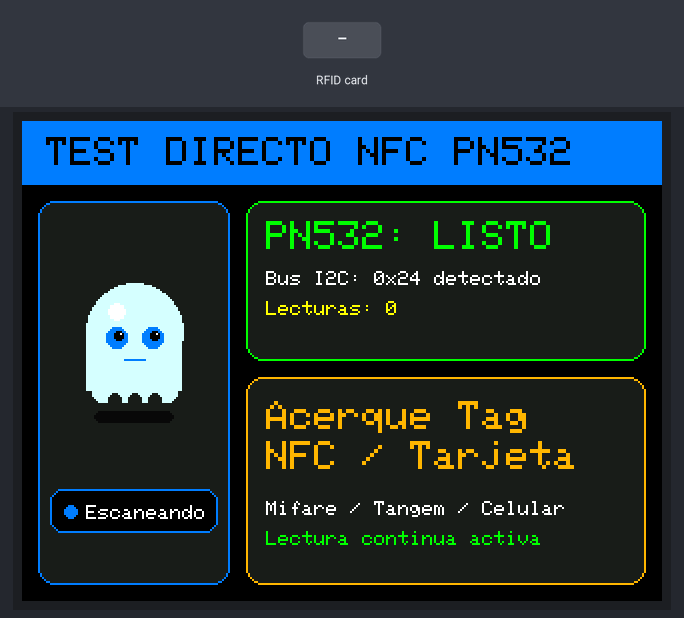
Bench run of a sketch on a simulated ESP32. Parts: 320×240 colour display. Inputs (shaded band) come from the test bench. What the sketch prints to the serial monitor is not drawn.

Above: at 1.8 s.
1.9 s: RFID card 5E 7A 19 C4 held to the reader
At 3.0 s:
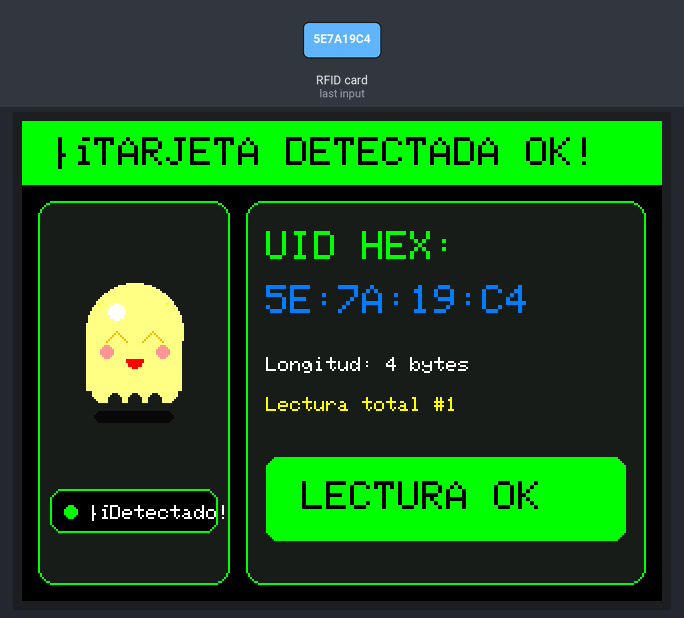
4.9 s: RFID card 5E 7A 19 C4 held to the reader
At 8.2 s:
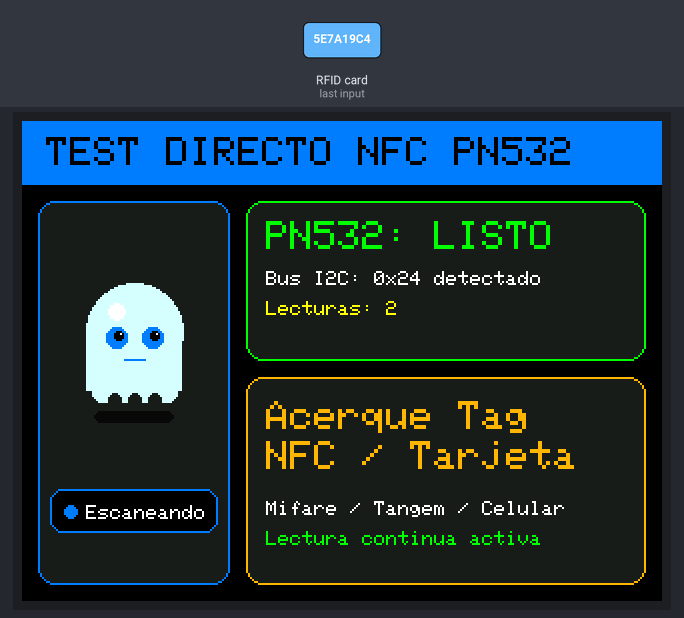
Timing chart, 0 to 9.7 s (numbered marks = the images above; inputs shaded):
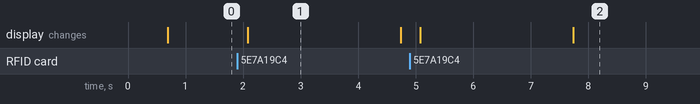

The sketch:

test_nfc_directo.ino
```cpp
/*
 * ==============================================================================
 * Test Unitario Rápido y Continuo: Lector NFC PN532 (I2C) + Avatar Espectral
 * ==============================================================================
 * Conexión Hardware PN532:
 * - Interruptores PN532 para I2C: SET0 = 1 (H), SET1 = 0 (L)
 * - SDA -> GPIO 21
 * - SCL -> GPIO 22
 * - VCC -> 5V (o 3.3V)
 * - GND -> GND
 *
 * Pantalla TFT 2.8" SPI (ILI9341):
 * - CS=5, DC=4, RST=19 (o 2), SCK=18, MOSI=23
 * ==============================================================================
 */

#include <SPI.h>
#include <Wire.h>
#include <Adafruit_GFX.h>
#include <Adafruit_ILI9341.h>
#include <Adafruit_PN532.h>

#define TFT_CS   5
#define TFT_DC   4
#define TFT_RST  19
Adafruit_ILI9341 tft = Adafruit_ILI9341(TFT_CS, TFT_DC, TFT_RST);

#define PN532_I2C_SDA 21
#define PN532_I2C_SCL 22
Adafruit_PN532 nfc(PN532_I2C_SDA, PN532_I2C_SCL);

#define COLOR_BG          ILI9341_BLACK
#define COLOR_CARD        0x18E3
#define COLOR_PRIMARY     0x03FF
#define COLOR_SUCCESS     0x07E0
#define COLOR_WARNING     0xFDA0
#define COLOR_DANGER      0xF800
#define COLOR_TEXT        ILI9341_WHITE
#define COLOR_YELLOW      0xFFE0

bool pn532OK = false;
uint32_t totalLecturas = 0;

void dibujarCabecera(const char* titulo, uint16_t color) {
  tft.fillRect(0, 0, 320, 32, color);
  tft.setTextColor(ILI9341_BLACK);
  tft.setTextSize(2);
  tft.setCursor(12, 8);
  tft.print(titulo);
}

void dibujarFantasmaSimple(int cx, int cy, bool happy) {
  uint16_t bodyColor = happy ? 0xFFF0 : 0xD7FF;
  tft.fillRoundRect(cx - 20, cy + 40, 40, 6, 3, 0x0841); // Sombra
  tft.fillCircle(cx, cy, 24, bodyColor);                  // Cabeza
  tft.fillRect(cx - 24, cy, 48, 30, bodyColor);           // Cuerpo
  tft.fillCircle(cx - 9, cy - 10, 4, ILI9341_WHITE);     // Brillo 3D

  // Ondas cola
  tft.fillCircle(cx - 16, cy + 30, 5, bodyColor);
  tft.fillCircle(cx - 5,  cy + 30, 5, bodyColor);
  tft.fillCircle(cx + 5,  cy + 30, 5, bodyColor);
  tft.fillCircle(cx + 16, cy + 30, 5, bodyColor);
  tft.fillCircle(cx - 10, cy + 34, 3, COLOR_CARD);
  tft.fillCircle(cx,      cy + 34, 3, COLOR_CARD);
  tft.fillCircle(cx + 10, cy + 34, 3, COLOR_CARD);

  int lx = cx - 9, rx = cx + 9, ey = cy + 3;

  if (happy) {
    // Ojos cerrados felices ^ ^
    tft.drawLine(lx - 5, ey + 2, lx, ey - 3, COLOR_WARNING);
    tft.drawLine(lx, ey - 3, lx + 5, ey + 2, COLOR_WARNING);
    tft.drawLine(rx - 5, ey + 2, rx, ey - 3, COLOR_WARNING);
    tft.drawLine(rx, ey - 3, rx + 5, ey + 2, COLOR_WARNING);
    // Sonrojo
    tft.fillCircle(cx - 14, cy + 10, 3, 0xFCB2);
    tft.fillCircle(cx + 14, cy + 10, 3, 0xFCB2);
    // Boca
    tft.fillCircle(cx, cy + 14, 4, COLOR_DANGER);
    tft.fillRect(cx - 5, cy + 9, 10, 5, bodyColor);
    tft.drawPixel(cx - 18, cy - 14, ILI9341_YELLOW);
    tft.drawPixel(cx + 16, cy - 14, ILI9341_YELLOW);
  } else {
    // Ojos azules esperando
    tft.fillCircle(lx, ey, 5, COLOR_PRIMARY);
    tft.fillCircle(lx + 1, ey - 1, 2, 0x0000);
    tft.drawPixel(lx + 2, ey - 2, ILI9341_WHITE);

    tft.fillCircle(rx, ey, 5, COLOR_PRIMARY);
    tft.fillCircle(rx + 1, ey - 1, 2, 0x0000);
    tft.drawPixel(rx + 2, ey - 2, ILI9341_WHITE);

    tft.drawLine(cx - 5, cy + 14, cx + 5, cy + 14, COLOR_PRIMARY);
  }
}

void mostrarPantallaEspera() {
  tft.fillScreen(COLOR_BG);
  dibujarCabecera("TEST DIRECTO NFC PN532", COLOR_PRIMARY);

  // Tarjeta Izquierda con Fantasma
  tft.fillRoundRect(8, 40, 96, 192, 8, COLOR_CARD);
  tft.drawRoundRect(8, 40, 96, 192, 8, COLOR_PRIMARY);
  dibujarFantasmaSimple(56, 105, false);

  tft.fillRoundRect(14, 184, 84, 22, 6, COLOR_BG);
  tft.drawRoundRect(14, 184, 84, 22, 6, COLOR_PRIMARY);
  tft.fillCircle(24, 195, 3, COLOR_PRIMARY);
  tft.setTextColor(COLOR_TEXT);
  tft.setTextSize(1);
  tft.setCursor(32, 192);
  tft.print("Escaneando");

  // Tarjeta Derecha Superior: Estado de Hardware
  tft.fillRoundRect(112, 40, 200, 80, 8, COLOR_CARD);
  tft.drawRoundRect(112, 40, 200, 80, 8, pn532OK ? COLOR_SUCCESS : COLOR_DANGER);

  tft.setTextSize(2);
  tft.setCursor(122, 50);
  if (pn532OK) {
    tft.setTextColor(COLOR_SUCCESS);
    tft.print("PN532: LISTO");
    tft.setTextSize(1);
    tft.setTextColor(COLOR_TEXT);
    tft.setCursor(122, 75);
    tft.print("Bus I2C: 0x24 detectado");
    tft.setCursor(122, 90);
    tft.setTextColor(COLOR_YELLOW);
    tft.printf("Lecturas: %d", totalLecturas);
  } else {
    tft.setTextColor(COLOR_DANGER);
    tft.print("PN532: ERROR");
    tft.setTextSize(1);
    tft.setTextColor(COLOR_TEXT);
    tft.setCursor(122, 75);
    tft.print("Revise SDA=21, SCL=22");
    tft.setCursor(122, 90);
    tft.print("y switches: SET0=1,SET1=0");
  }

  // Tarjeta Derecha Inferior: Instrucciones
  tft.fillRoundRect(112, 128, 200, 104, 8, COLOR_CARD);
  tft.drawRoundRect(112, 128, 200, 104, 8, COLOR_WARNING);

  tft.setTextSize(2);
  tft.setTextColor(COLOR_WARNING);
  tft.setCursor(122, 140);
  tft.print("Acerque Tag");
  tft.setCursor(122, 160);
  tft.print("NFC / Tarjeta");

  tft.setTextSize(1);
  tft.setTextColor(COLOR_TEXT);
  tft.setCursor(122, 190);
  tft.print("Mifare / Tangem / Celular");
  tft.setCursor(122, 205);
  tft.setTextColor(COLOR_SUCCESS);
  tft.print("Lectura continua activa");
}

void mostrarLecturaOK(String uidHex, uint8_t len) {
  tft.fillScreen(COLOR_BG);
  dibujarCabecera("¡TARJETA DETECTADA OK!", COLOR_SUCCESS);

  // Tarjeta Izquierda con Fantasma Feliz
  tft.fillRoundRect(8, 40, 96, 192, 8, COLOR_CARD);
  tft.drawRoundRect(8, 40, 96, 192, 8, COLOR_SUCCESS);
  dibujarFantasmaSimple(56, 105, true);

  tft.fillRoundRect(14, 184, 84, 22, 6, COLOR_BG);
  tft.drawRoundRect(14, 184, 84, 22, 6, COLOR_SUCCESS);
  tft.fillCircle(24, 195, 3, COLOR_SUCCESS);
  tft.setTextColor(COLOR_TEXT);
  tft.setTextSize(1);
  tft.setCursor(32, 192);
  tft.print("¡Detectado!");

  // Tarjeta Derecha: Datos de la tarjeta
  tft.fillRoundRect(112, 40, 200, 192, 8, COLOR_CARD);
  tft.drawRoundRect(112, 40, 200, 192, 8, COLOR_SUCCESS);

  tft.setTextSize(2);
  tft.setTextColor(COLOR_SUCCESS);
  tft.setCursor(122, 55);
  tft.print("UID HEX:");

  tft.setTextSize(2);
  tft.setTextColor(COLOR_PRIMARY);
  tft.setCursor(122, 82);
  tft.print(uidHex);

  tft.setTextSize(1);
  tft.setTextColor(COLOR_TEXT);
  tft.setCursor(122, 118);
  tft.printf("Longitud: %d bytes", len);

  tft.setCursor(122, 138);
  tft.setTextColor(COLOR_YELLOW);
  tft.printf("Lectura total #%d", totalLecturas);

  tft.fillRoundRect(122, 168, 180, 42, 6, COLOR_SUCCESS);
  tft.setTextColor(ILI9341_BLACK);
  tft.setTextSize(2);
  tft.setCursor(140, 180);
  tft.print("LECTURA OK");
}

void setup() {
  Serial.begin(115200);
  delay(300);
  Serial.println("\n--- [TEST DIRECTO NFC PN532 + ESP32] ---");

  // Iniciar TFT
  tft.begin();
  tft.setRotation(1); // 320x240 horizontal
  tft.fillScreen(COLOR_BG);

  // Iniciar PN532 por I2C
  Wire.begin(PN532_I2C_SDA, PN532_I2C_SCL);
  nfc.begin();

  uint32_t versiondata = nfc.getFirmwareVersion();
  if (!versiondata) {
    Serial.println("[ERROR] No se detecto el lector PN532 en bus I2C (0x24).");
    Serial.println("Verifique: SET0=1 (H) y SET1=0 (L) en los interruptores del módulo.");
    pn532OK = false;
  } else {
    pn532OK = true;
    Serial.print("[OK] Lector PN532 detectado! Firmware v");
    Serial.print((versiondata >> 16) & 0xFF, DEC);
    Serial.print('.');
    Serial.println((versiondata >> 8) & 0xFF, DEC);
    nfc.SAMConfig();
  }

  mostrarPantallaEspera();
}

void loop() {
  if (!pn532OK) {
    // Reintentar periódicamente si hubo error al inicio
    delay(2000);
    uint32_t version = nfc.getFirmwareVersion();
    if (version) {
      pn532OK = true;
      nfc.SAMConfig();
      mostrarPantallaEspera();
    }
    return;
  }

  uint8_t success;
  uint8_t uid[] = {0, 0, 0, 0, 0, 0, 0};
  uint8_t uidLength = 0;

  // Timeout de 150 ms para no bloquear
  success = nfc.readPassiveTargetID(PN532_MIFARE_ISO14443A, uid, &uidLength, 150);

  if (success) {
    totalLecturas++;
    String uidHex = "";
    for (uint8_t i = 0; i < uidLength; i++) {
      if (uid[i] < 0x10) uidHex += "0";
      uidHex += String(uid[i], HEX);
      if (i < uidLength - 1) uidHex += ":";
    }
    uidHex.toUpperCase();

    Serial.println("\n------------------------------------");
    Serial.printf("[NFC DETECTADO #%d]\n", totalLecturas);
    Serial.print("UID Hex: ");
    Serial.println(uidHex);
    Serial.printf("Longitud: %d bytes\n", uidLength);
    Serial.println("------------------------------------");

    mostrarLecturaOK(uidHex, uidLength);
    delay(2500); // Muestra la tarjeta 2.5 seg
    mostrarPantallaEspera();
  }

  delay(50);
}
```

Measured:
- after the input at 1.9 s, the display: changes after 0.18 s (image 1)
- after the input at 4.9 s, the display: first changes after 0.18 s (image 2 shows a later state)
- what the display in image 1 shows lasts 2.6 s, from 2.1 s to 4.7 s
